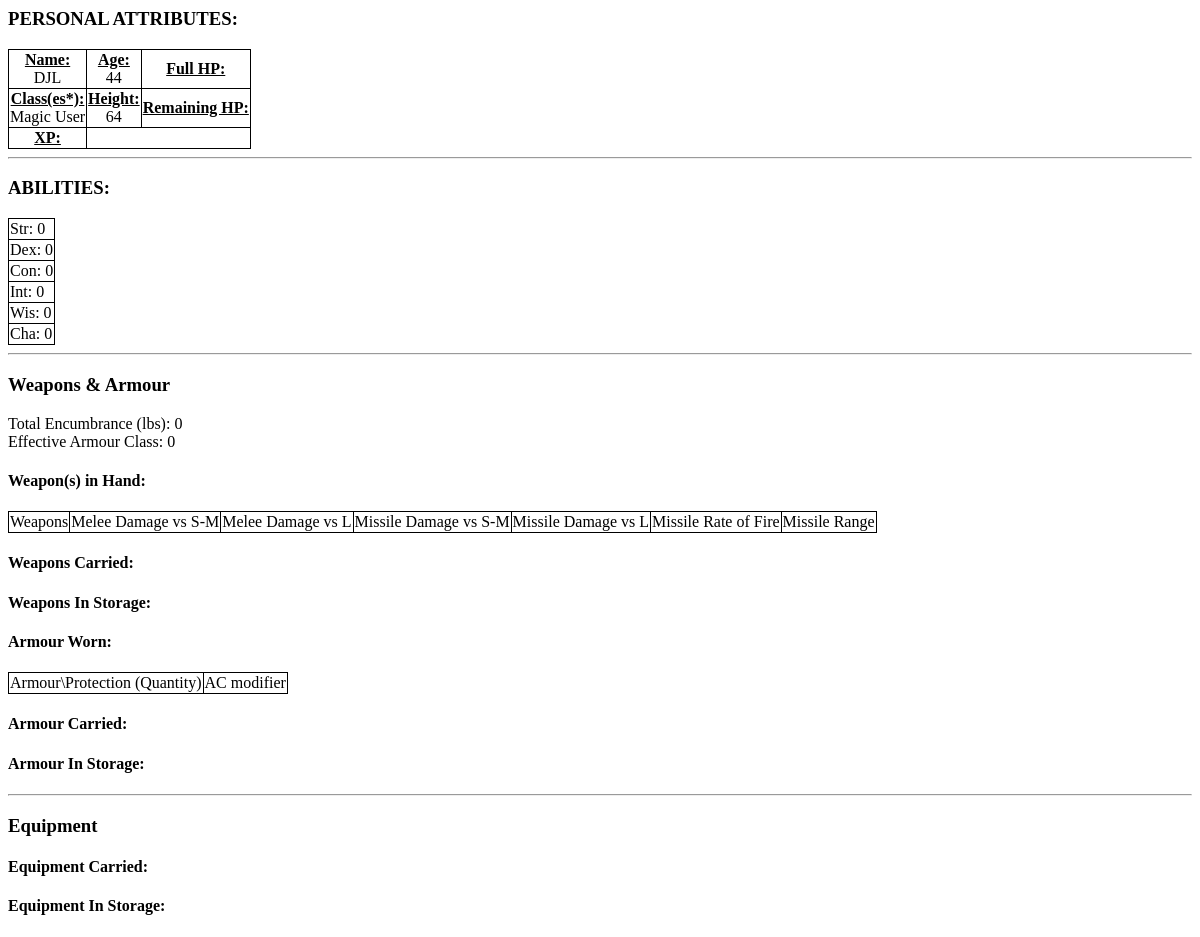
The app's page /osric_character_tools/charactersheet.php?CharacterId=115 with its own data.
### tables this page shows
CREATE TABLE IF NOT EXISTS `characters` (
  `CharacterName` varchar(255) NOT NULL,
  `CharacterGender` int(11) NOT NULL,
  `CharacterAge` float NOT NULL,
  `CharacterHeight` float NOT NULL,
  `CharacterWeight` float NOT NULL,
  `CharacterId` bigint(20) unsigned NOT NULL AUTO_INCREMENT,
  `CharacterAlignment` int(11) NOT NULL,
  `RaceId` bigint(20) NOT NULL,
  PRIMARY KEY (`CharacterId`)
);

CREATE TABLE IF NOT EXISTS `character_abilities` (
  `CharacterId` bigint(20) NOT NULL,
  `AbilityId` bigint(20) NOT NULL,
  `Value` float NOT NULL
);

CREATE TABLE IF NOT EXISTS `abilities` (
  `AbilityId` bigint(20) NOT NULL AUTO_INCREMENT,
  `AbilityLongName` varchar(32) NOT NULL,
  `AbilityShortName` varchar(8) NOT NULL,
  PRIMARY KEY (`AbilityId`)
);

### osric_character_tools/inc/OsricDb.php (called while the page is built, shortened)
<?php
class OsricDb
{
	protected $cxn;
	public function doInit($aHost,$aUser,$aPasswd)
	{
		$aDbname = "osric_db";
		$this->cxn = mysqli_connect($aHost,$aUser,$aPasswd,$aDbname) or die("Couldn't connect to server");
	}
	public function getCharacter($characterId)
	{
		if($characterId == -1)
		{
			$row['CharacterName'] = "Dummy";
			$row['CharacterGender'] = "1";
			$row['CharacterAge'] = "42";
			$row['CharacterHeight'] = "65";
		}
		else
		{
			$query = sprintf("SELECT * FROM characters WHERE CharacterId='%s'",$characterId);
			$result = mysqli_query($this->cxn,$query) or die("Couldn't execute query.");
			$row = mysqli_fetch_assoc($result);
		}
		return $row;
	}
	private function getCharacterClassesResultSet($characterId)
	{
		$query = sprintf("SELECT * FROM character_classes cc INNER JOIN classes c ON cc.ClassId = c.ClassId WHERE CharacterId='%s'",$characterId);
		$result = mysqli_query($this->cxn,$query) or die("Couldn't execute query: ".$query);
		return $result;
	}
	public function getCharacterClassesAsNames($characterId)
	{
		$result = $this->getCharacterClassesResultSet($characterId);
		for($classNames = array();$row = mysqli_fetch_assoc($result);$classNames[]=$row['ClassName']);
		return $classNames;
	}
	public function getCharacterAbilities($characterId)
	{
		$query = sprintf("SELECT * FROM character_abilities ca INNER JOIN abilities a on ca.AbilityId = a.AbilityId WHERE ca.CharacterId = '%s'",$characterId);
		$result = mysqli_query($this->cxn,$query) or die("Couldn't execute query: ".$query);
		for($result_set = array();$row = mysqli_fetch_assoc($result);$result_set[]=$row);
		return $result_set;
	}
	public function getCharacterStatus($characterId)
	{
		$query = sprintf("SELECT s.StatusId,s.DisplayName,cs.Value FROM status s LEFT JOIN character_status cs ON s.StatusId = cs.StatusId AND cs.CharacterId = '%s'",$characterId);
		$result = mysqli_query($this->cxn,$query) or die("Couldn't execute query:".$query);
		for($result_set = array();$row = mysqli_fetch_assoc($result);$result_set[]=$row);
		return $result_set;
	}
	public function getTotalEncumbranceItemsCarried($characterId)
	{
		$query = "SELECT SUM(e.TotalItemEncumbrance) AS TotalEncumbrance FROM (SELECT (i.ItemEncumbrance * ci.Quantity) AS TotalItemEncumbrance FROM character_items ci INNER JOIN items i ON ci.ItemId = i.ItemId WHERE ci.CharacterId = '{$characterId}') AS e";
		$result = mysqli_query($this->cxn,$query) or die("Couldn't execute query: ".$query);
		$row = mysqli_fetch_assoc($result);
		return $row['TotalEncumbrance'];
	}
	public function getTotalEncumbranceCoinsCarried($characterId)
	{
		$query = "SELECT SUM(e.TotalCoinEncumbrance) AS TotalEncumbrance FROM (SELECT (c.CoinEncumbranceInLbs * cc.Quantity) AS TotalCoinEncumbrance FROM character_coins cc INNER JOIN coins c ON cc.CoinId = c.CoinId WHERE cc.CharacterId = '{$characterId}') AS e";
    	$result = mysqli_query($this->cxn,$query) or die("Couldn't execute query: ".$query);
    	$row = mysqli_fetch_assoc($result);
    	return $row['TotalEncumbrance'];
	}
	public function getTotalEncumbranceOnPerson($characterId)
	{
		$totalEncumbranceItemsCarried = $this->getTotalEncumbranceItemsCarried($characterId);
		$totalEncumbranceCoinsCarried = $this->getTotalEncumbranceCoinsCarried($characterId);
		$totalEncumbranceOnPerson = $totalEncumbranceItemsCarried + $totalEncumbranceCoinsCarried;
		return $totalEncumbranceOnPerson;
	}
	public function getCharacterBaseArmourClass($characterId)
	{
		$characterStatus = $this->getCharacterStatus($characterId);
		return $characterStatus['CharacterStatusArmourClass'];
	}
	public function getCharacterArmourEffectOnAC($characterId)
	{
		$combinedEffectOnAC = 0;
		$armourInUse = $this->getCharacterArmourInUse($characterId);
		return $combinedEffectOnAC;
	}
	public function getCharacterEffectiveArmourClass($characterId)
	{
		$baseArmourClass = $this->getCharacterBaseArmourClass($characterId);
		$combinedEffectOnAC = $this->getCharacterArmourEffectOnAC($characterId);
		return $baseArmourClass + $combinedEffectOnAC;
	}
	public function getCharacterArmourInUse($characterId)
	{
		return $this->getCharacterArmourByStatus($characterId, "3");
	}
	private function getCharacterArmourByStatus($characterId, $itemStatus)
	{
		$query = "SELECT i.ItemName,a.ArmourEffectOnArmourClass,i.ItemEncumbrance,a.ArmourMovementRate,i.ItemCost,ci.Quantity,ci.Magic,ci.ItemStatusId,ci.CharacterItemId,i.ItemId FROM character_items ci INNER JOIN armour a ON ci.ItemId = a.ItemId INNER JOIN items i ON i.ItemId = a.ItemId WHERE ci.CharacterId = $characterId AND ci.ItemStatusId = $itemStatus";
		$result = mysqli_query($this->cxn,$query) or die("Couldn't execute query:".$query);
		for($result_set = array();$row = mysqli_fetch_assoc($result);$result_set[]=$row);
		return $result_set;
	}
}
?>

### osric_character_tools/charactersheet.php (the view, shortened to what this page needs)
<?php
$characterId = $_GET['CharacterId'];
require_once(dirname(__FILE__)."/inc/OsricDb.php");
$myOsricDb = new OsricDb();
$myOsricDb->doInit($host,$user,$passwd);
$character = $myOsricDb->getCharacter($characterId);
$totalEncumbranceOnPerson = $myOsricDb->getTotalEncumbranceOnPerson($characterId);
$characterStatus = $myOsricDb->getCharacterStatus($characterId);
?>
<html>
<head>
<link rel="stylesheet" type="text/css" href="./css/class.css" />
</head>
<body class='clsPrintable'>
<div id='CharacterSheet'>
<?php
echo "<h3 class='cs_section_title'>PERSONAL ATTRIBUTES:</h3>\n";
echo "<table id='CharacterAttributes'>\n";
echo "<tr><td><div class='clsCellLabel'>Name:</div><div class='clsCellValue'>{$character['CharacterName']}</div></td><td><div class='clsCellLabel'>Age:</div><div class='clsCellValue'>{$character['CharacterAge']}</div></td><td><div class='clsCellLabel'>Full HP:</div><div class='clsCellValue'>{$characterStatus['CharacterStatusFullHitPoints']}</div></td></tr>\n";
echo "<tr><td><div class='clsCellLabel'>Class(es*):</div><div class='clsCellValue'>";
$characterClassesAsNames = $myOsricDb->getCharacterClassesAsNames($characterId);
$num_rows = count($characterClassesAsNames);
for($i=0;$i<$num_rows;$i++)
{
    echo "{$characterClassesAsNames[$i]}";
}
echo "</div>";
echo "</td><td><div class='clsCellLabel'>Height:</div><div class='clsCellValue'>{$character['CharacterHeight']}</div></td><td><div class='clsCellLabel'>Remaining HP:</div><div class='clsCellValue'>{$characterStatus['CharacterStatusRemainingHitPoints']}</div></td></tr>\n";
echo "<tr><td><div class='clsCellLabel'>XP:</div><div class='clsCellValue'>{$characterStatus['CharacterStatusExperiencePoints']}</div></td></tr>";
echo "</table>\n";
echo "<hr/>\n";
$character_abilities = $myOsricDb->getCharacterAbilities($characterId);
echo "<h3 class='cs_section_title'>ABILITIES:</h3>\n";
$num_abilities = count($character_abilities);
echo "<table id='CharacterAbilities'>\n";
for($i=0;$i<$num_abilities;$i++)
{
    echo "<tr><td>{$character_abilities[$i]['AbilityShortName']}: {$character_abilities[$i]['Value']}</td></tr>\n";
}
echo "</table>\n";
echo "<hr/>\n";
echo "<h3>Weapons & Armour</h3>\n";
echo "<div id='TotalEncumbrance'>Total Encumbrance (lbs): {$totalEncumbranceOnPerson}</div>\n";
$effectiveArmourClass = $myOsricDb->getCharacterEffectiveArmourClass($characterId);
echo "<div id='Effective Armour Class'>Effective Armour Class: {$effectiveArmourClass}</div>\n";
echo "<h4>Weapon(s) in Hand:</h4>\n";
echo "<table id='CharacterWeaponsInHand'>\n";
echo "<tr><td>Weapons</td><td>Melee Damage vs S-M</td><td>Melee Damage vs L</td><td>Missile Damage vs S-M</td><td>Missile Damage vs L</td><td>Missile Rate of Fire</td><td>Missile Range</td></tr>\n";
echo "</table>\n";
echo "<h4>Weapons Carried:</h4>\n";
echo "<h4>Weapons In Storage:</h4>\n";
echo "<h4>Armour Worn:</h4>\n";
echo "<table id='CharacterArmourWorn'>\n";
echo "<tr><td>Armour\\Protection (Quantity)</td></td><td>AC modifier</td></tr>\n";
echo "</table>\n";
echo "<h4>Armour Carried:</h4>\n";
echo "<h4>Armour In Storage:</h4>\n";
echo "<hr/>\n";
echo "<h3>Equipment</h3>\n";
echo "<h4>Equipment Carried:</h4>\n";
echo "<h4>Equipment In Storage:</h4>";
?>
</div>
</body>
</html>

### osric_character_tools/css/class.css (style rules this page uses)
body { background-color: #6FC468; }
table { border: 1px solid black; border-collapse: collapse; }
td { border-right: 1px solid black; border-bottom: 1px solid black; }
.clsPrintable { background-color: white; font-family: Verdana; }
.clsCellValue { text-align: center; }
.clsCellLabel { text-align: center; font-weight: bold; text-decoration: underline; }

### records on screen
characters: CharacterName "DJL", CharacterAge "44", CharacterHeight "64"
character_abilities: AbilityId.AbilityShortName "Str", Value "0"
character_abilities: AbilityId.AbilityShortName "Dex", Value "0"
character_abilities: AbilityId.AbilityShortName "Con", Value "0"
character_abilities: AbilityId.AbilityShortName "Int", Value "0"
character_abilities: AbilityId.AbilityShortName "Wis", Value "0"
character_abilities: AbilityId.AbilityShortName "Cha", Value "0"

### other values on screen
$characterClassesAsNames[$i] "Magic User"
$totalEncumbranceOnPerson "0"
$effectiveArmourClass "0"
